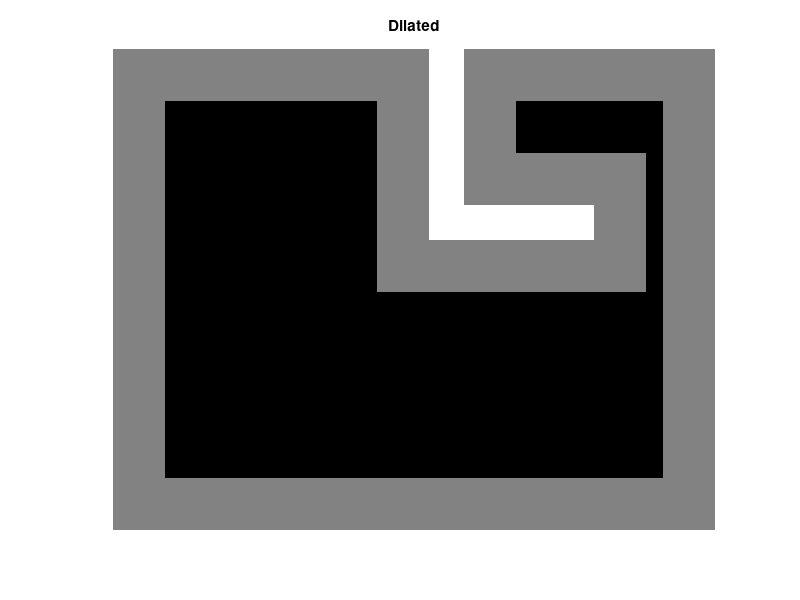

Here is the MATLAB script that generated this plot:
%% Big map
map = zeros(85,384);
map(1:end,1)=1;
map(1:end,end)=1;
map(1,1:end)=1;
map(end,1:end)=1;
map(end-45:end,128*2:128*2+15) = 1;
map(end-45:end-30,128*2-15:128*2) = 1;
save('bigmap','map')
% Cost map
costwidth = 25;
se = strel('square', costwidth);
costmap = imdilate(map,se);
% temp = costmap;
% while (length(find(costmap==0))>0)
%     temp = (imdilate(temp,se));
%     costmap = costmap + temp;
% end
costmap = (costmap+map)%*50);
figure(1), imshow(costmap/max(max(costmap))), title('Dilated')
save('bigcostmap','costmap')

%% Small map
map = zeros(113,141);
map(1:end,1)=1;
map(1:end,end)=1;
map(1,1:end)=1;
map(end,1:end)=1;
map(1:45,end-66:end-59) = 1;
map(38:45,end-66:end-29) = 1;
save('smallmap','map')

% Cost map
costwidth = 25;
se = strel('square', costwidth);
costmap = imdilate(map,se);
% temp = costmap;
% while (length(find(costmap==0))>0)
%     temp = (imdilate(temp,se));
%     costmap = costmap + temp;
% end
costmap = (costmap+map)%*50);
figure(1), imshow(costmap/max(max(costmap))), title('Dilated')
save('smallcostmap','costmap')